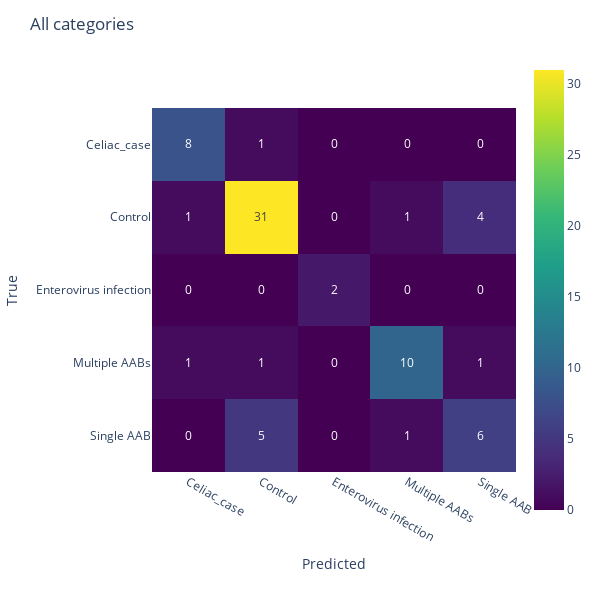

Notebook cell for this chart:
### Markdown cell above
## MLPClassifier
Classification on all categories

### Code cell
# split the data into training and testing
X_train, X_test, y_train, y_test = train_test_split(DATASETS["dataset_freq"].data, DATASETS["dataset_freq"].target, test_size=0.2, random_state=2)

clf = MLPClassifier(hidden_layer_sizes=([300, 200, 15]), 
                    max_iter=3000,
                    activation="relu",
                    solver= "adam",
                    random_state=2,
                    verbose=False,
                    early_stopping=False,
                    learning_rate='adaptive',
                    learning_rate_init=0.002,
                    alpha=0.01,)

pipeline = Pipeline([
    ("scaler", StandardScaler()),
    ("clf", clf)
])

pipeline.fit(X_train, y_train)
y_pred = pipeline.predict(X_test)
print("TEST Accuracy: ", accuracy_score(y_test, y_pred))
make_confusion_matrix(y_test, y_pred, clf, title = "All categories")

### Figure 1 — Plotly figure (JSON) as saved in the notebook; plotly's stock layout.template omitted (floating-point values rounded to 4 significant figures)
{"data": [{"coloraxis": "coloraxis", "hovertemplate": "Predicted: %{x}<br>True: %{y}<br>color: %{z}<extra></extra>", "name": "0", "texttemplate": "%{z}", "type": "heatmap", "x": ["Celiac_case", "Control", "Enterovirus infection", "Multiple AABs", "Single AAB"], "xaxis": "x", "y": ["Celiac_case", "Control", "Enterovirus infection", "Multiple AABs", "Single AAB"], "yaxis": "y", "z": [[8, 1, 0, 0, 0], [1, 31, 0, 1, 4], [0, 0, 2, 0, 0], [1, 1, 0, 10, 1], [0, 5, 0, 1, 6]]}], "layout": {"coloraxis": {"colorscale": [[0, "#440154"], [0.1111, "#482878"], [0.2222, "#3e4989"], [0.3333, "#31688e"], [0.4444, "#26828e"], [0.5556, "#1f9e89"], [0.6667, "#35b779"], [0.7778, "#6ece58"], [0.8889, "#b5de2b"], [1, "#fde725"]]}, "height": 600, "margin": {"t": 60}, "title": {"text": "All categories"}, "width": 600, "xaxis": {"anchor": "y", "constrain": "domain", "domain": [0, 1], "scaleanchor": "y", "side": "bottom", "title": {"text": "Predicted"}}, "yaxis": {"anchor": "x", "autorange": "reversed", "constrain": "domain", "domain": [0, 1], "title": {"text": "True"}}}}
